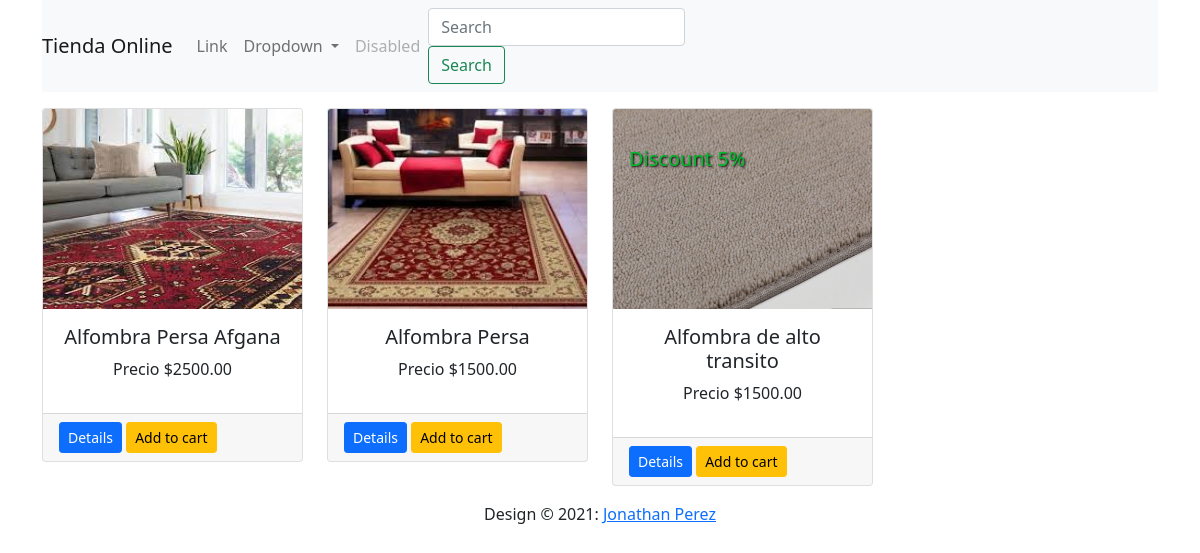
The page / on the database its author committed.
### shop/products/models.py (models this page shows, shortened)
class Addproduct(db.Model):
    id = db.Column(db.Integer, primary_key=True)
    name = db.Column(db.String(80), nullable=False)
    price = db.Column(db.Numeric(10, 2), nullable=False)
    discount = db.Column(db.Integer, default=0)
    stock = db.Column(db.Integer, nullable=False)
    colors = db.Column(db.Text, nullable=False)
    desc = db.Column(db.Text, nullable=False)
    pub_date = db.Column(db.DateTime, nullable=False, default=datetime.utcnow)
    category_id = db.Column(db.Integer, db.ForeignKey('category.id'), nullable=False)
    category = db.relationship('Category', backref=db.backref('categories', lazy=True))
    brand_id = db.Column(db.Integer, db.ForeignKey('brand.id'), nullable=False)
    brand = db.relationship('Brand', backref=db.backref('brands', lazy=True))
    image_1 = db.Column(db.String(150), nullable=False, default='image1.jpg')
    image_2 = db.Column(db.String(150), nullable=False, default='image2.jpg')
    image_3 = db.Column(db.String(150), nullable=False, default='image3.jpg')

### shop/products/routes.py (the view)
@app.route('/')
def home():
    products = Addproduct.query.filter(Addproduct.stock > 0)
    return render_template('products/index.html', products=products)

### shop/templates/products/index.html (shortened to what this page needs)
{% extends 'layout.html'%}
{% block content %}
<div class="container">
    <nav class="navbar navbar-expand-lg navbar-light bg-light">
      <a class="navbar-brand" href="/">Tienda Online</a>
      <div class="collapse navbar-collapse" id="navbarSupportedContent">
        <ul class="navbar-nav mr-auto">
          <li class="nav-item">
            <a class="nav-link" href="#">Link</a>
          </li>
          <li class="nav-item dropdown">
            <a class="nav-link dropdown-toggle" href="#" id="navbarDropdown" role="button" data-toggle="dropdown" aria-haspopup="true" aria-expanded="false">
              Dropdown
            </a>
          </li>
          <li class="nav-item">
            <a class="nav-link disabled" href="#" tabindex="-1" aria-disabled="true">Disabled</a>
          </li>
        </ul>
        <form class="form-inline my-2 my-lg-0">
          <input class="form-control mr-sm-2" type="search" placeholder="Search" aria-label="Search">
          <button class="btn btn-outline-success my-2 my-sm-0" type="submit">Search</button>
        </form>
      </div>
    </nav>
</div>
<div class="container">
    <div class="row">
        {% for product in products %}
        <div class="col-md-3 mt-3">
            <div class="card">
                <img src="{{url_for('static', filename='images/' + product.image_1)}}" alt="{{product.name}}" class="card-img-top" height="200">
                <div class="card-body">
                    {% if product.discount > 0%}
                        <h5 style="text-shadow: 1px 1px 2px #000;color:#00bb2d; position:absolute; top:10%;"> Discount {{product.discount}}%</h5>
                    {% endif %}
                    <h5 class="text-center"> {{product.name}}</h5>
                    <p class="text-center">Precio ${{product.price}}</p>
                </div>
                <div class="card-footer">
                    <a href="" class="float-left btn btn-sm btn-primary">Details</a>
                    <a href="" class="float-rigth btn btn-sm btn-warning">Add to cart</a>
                </div>
            </div>
        </div>
        {% endfor %}
    </div>
</div>
{% endblock %}

### shop/templates/layout.html (shortened to what this page needs)
<!doctype html>
<html lang="en">
  <head>
    <link href="https://cdn.jsdelivr.net/npm/bootstrap@5.1.0/dist/css/bootstrap.min.css" rel="stylesheet">
  </head>
  <body>
  {% block content%}
  {% endblock %}
  <footer class="page-footer font-small blue">
    <div class="footer-copyright text-center py-3"> Design © 2021:
      <a href=""> Jonathan Perez</a>
    </div>
  </footer>
  </body>
</html>

### rows shown on the page
Addproduct: image_1 (picture), name "Alfombra Persa Afgana", price "2500.00"
Addproduct: image_1 (picture), name "Alfombra Persa", price "1500.00"
Addproduct: image_1 (picture), discount "5", name "Alfombra de alto transito", price "1500.00"
